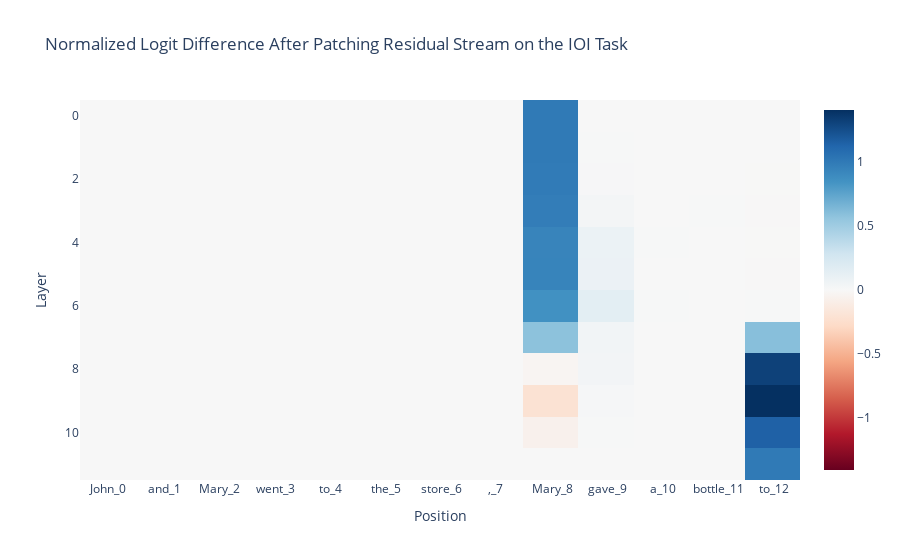

Source (notebook cell):
### Code cell
print(f"Clean logit difference: {clean_logit_diff.value:.3f}")
print(f"Corrupted logit difference: {corrupted_logit_diff.value:.3f}")

ioi_patching_results = util.apply(ioi_patching_results, lambda x: x.value.item(), Proxy)

clean_tokens = [model.tokenizer.decode(token) for token in clean_tokens]
token_labels = [f"{token}_{index}" for index, token in enumerate(clean_tokens)]

fig = px.imshow(
    ioi_patching_results,
    color_continuous_midpoint=0.0,
    color_continuous_scale="RdBu",
    labels={"x": "Position", "y": "Layer"},
    x=token_labels,
    title="Normalized Logit Difference After Patching Residual Stream on the IOI Task",
)

fig.show()

### Figure 1 — Plotly figure (JSON) as saved in the notebook; plotly's stock layout.template omitted (floating-point values rounded to 4 significant figures; data arrays with more than 128 entries replaced by an {"elided": "..."} marker saying what was removed)
{"data": [{"coloraxis": "coloraxis", "hovertemplate": "Position: %{x}<br>Layer: %{y}<br>color: %{z}<extra></extra>", "name": "0", "type": "heatmap", "x": ["John_0", " and_1", " Mary_2", " went_3", " to_4", " the_5", " store_6", ",_7", " Mary_8", " gave_9", " a_10", " bottle_11", " to_12"], "xaxis": "x", "yaxis": "y", "z": {"elided": "12x13 float values"}}], "layout": {"coloraxis": {"cmid": 0, "colorscale": [[0, "rgb(103,0,31)"], [0.1, "rgb(178,24,43)"], [0.2, "rgb(214,96,77)"], [0.3, "rgb(244,165,130)"], [0.4, "rgb(253,219,199)"], [0.5, "rgb(247,247,247)"], [0.6, "rgb(209,229,240)"], [0.7, "rgb(146,197,222)"], [0.8, "rgb(67,147,195)"], [0.9, "rgb(33,102,172)"], [1, "rgb(5,48,97)"]]}, "title": {"text": "Normalized Logit Difference After Patching Residual Stream on the IOI Task"}, "xaxis": {"anchor": "y", "constrain": "domain", "domain": [0, 1], "scaleanchor": "y", "title": {"text": "Position"}}, "yaxis": {"anchor": "x", "autorange": "reversed", "constrain": "domain", "domain": [0, 1], "title": {"text": "Layer"}}}}
